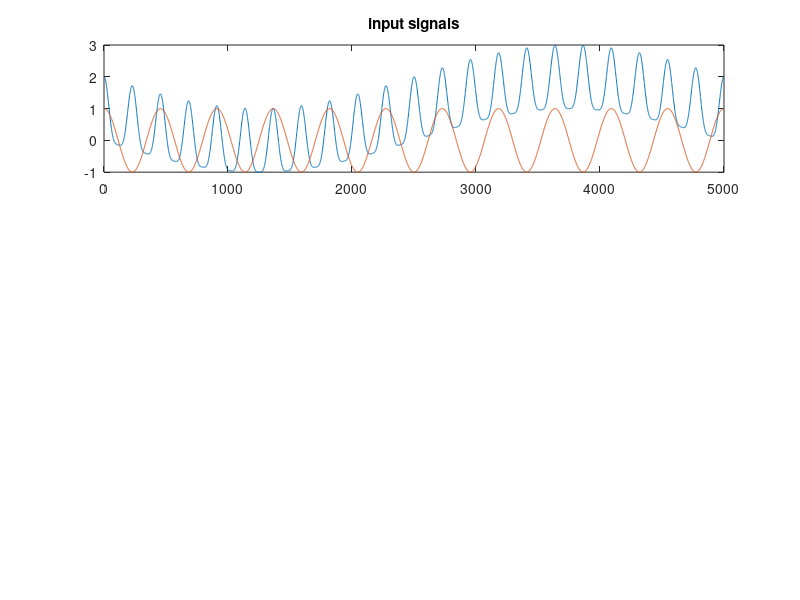

Reproduce this figure in MATLAB. (Note: this script raises an error after producing the figure.)
% This demo script shows how to perform SFA on user-defined function
% spaces. The user has to overwrite the functions EXPANSION and
% XP_DIM. In this example the two functions are located in the
% subdirectory sfa_tk/demo/expansion_demo/ . Further information can be
% found on the online documentation.

% init graphics
figure; clf; set(gcf, 'Position', [618 173 575 727]);

% !!! The following lines installs the user-defined EXPANSION and XP_DIM
% functions, defined in the expansion_demo/ subdirectory.
% You might need to change this line if you don't start the script from
% the demo/ directory.
addpath expansion_demo/

% create the input signal
T = 5000;
t = linspace(0, 2*pi, T);

x1 = -sin(t)+2*cos(11*t).^4;
x2 = cos(11*t);
x = [x1; x2]';

% show the input signal
clf; subplot(3,1,1); plot(x);
title('input signals');

% linear SFA won't be able to recover the slowest source signal sin(t),
% since it is nonlinearly mixed
fprintf('\nLINEAR SFA\n\n');
y = sfa1(x);
subplot(3,1,2); plot(y(:,1));
title('signal exctracted by linear SFA');

% the user-defined expansion function contains a to-the-fourth nonlinearity,
% which allows SFA to reconstruct the slowest source signal sin(t).
% if the user-defined functions are really used, appropriate messages
% should have been printed on the screen.
fprintf('\nEXPANDED SFA\n\n');
y = sfa2(x);
subplot(3,1,3); plot(y(:,1));
title(['signal exctracted by nonlinear SFA in a', ...
      ' user-defined function space']);

% !!! Remove the user-defined EXPANSION and XP_DIM functions, defined in
% the expansion_demo/ subdirectory. You might need to change this line
% if you don't start the script from the demo/ directory
rmpath expansion_demo/

